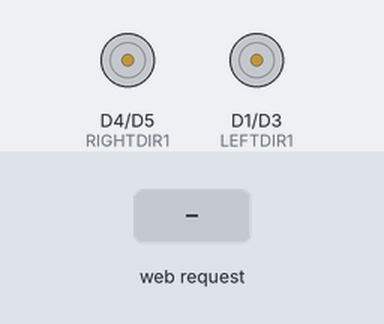
A sketch run on a simulated ESP8266 (NodeMCU). Parts: motor-driver pin pairs drawn as motors (green arrow = first pin HIGH = forward, orange = second pin HIGH = backward, longer = more drive, scaled by the enable pin). The test bench sets the inputs (shaded band). WiFi joins after 1.5 s; servers stay silent unless stated.

Above: at 2.7 s.
2.8 s: HTTP request GET /forward received
At 4.0 s:
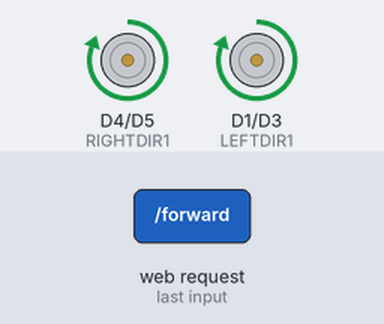
5.8 s: HTTP request GET /left received
At 5.88 s:
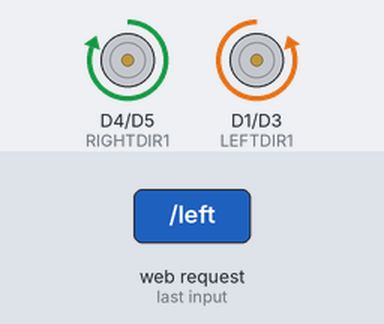
7.4 s: HTTP request GET /right received
At 7.48 s:
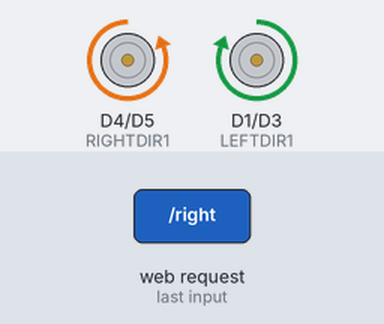
9.0 s: HTTP request GET /backward received
At 9.9 s:
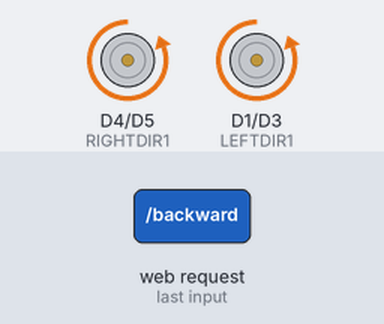
Timing chart, 0 to 12.5 s (numbered marks = the images above; inputs shaded):
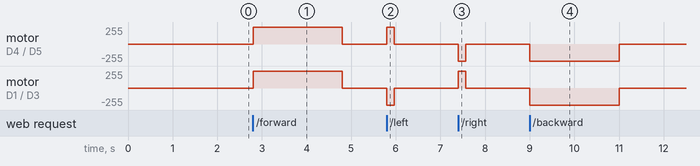

Measured:
- after the input at 2.8 s, motor on D4 (RIGHTDIR1) / D5 (RIGHTDIR2), motor on D1 (LEFTDIR1) / D3 (LEFTDIR2): stopped → forward 255/255 at once, → stopped 2.0 s later
- after the input at 5.8 s, motor on D4 (RIGHTDIR1) / D5 (RIGHTDIR2): stopped → forward 255/255 at once, → stopped 0.17 s later; motor on D1 (LEFTDIR1) / D3 (LEFTDIR2): stopped → backward 255/255 at once, → stopped 0.17 s later
- after the input at 7.4 s, motor on D4 (RIGHTDIR1) / D5 (RIGHTDIR2): stopped → backward 255/255 at once, → stopped 0.17 s later; motor on D1 (LEFTDIR1) / D3 (LEFTDIR2): stopped → forward 255/255 at once, → stopped 0.17 s later
- after the input at 9.0 s, motor on D4 (RIGHTDIR1) / D5 (RIGHTDIR2), motor on D1 (LEFTDIR1) / D3 (LEFTDIR2): stopped → backward 255/255 at once, → stopped 2.0 s later

The sketch:

esp226_car.ino
```cpp
#include<ESP8266WiFi.h>
#include<ESP8266WebServer.h>

ESP8266WebServer server;

char* ssid = "Redmi";              //enter the wifi network id
char* password = "vedant00";          // enter the wifi network password

//motor1
#define RIGHTPWM D6
#define RIGHTDIR1 D4
#define RIGHTDIR2 D5

//motor2
#define LEFTPWM D7
#define LEFTDIR1 D1
#define LEFTDIR2 D3

int dcmsp = 500 ;

void setup() {

  pinMode(RIGHTPWM, OUTPUT);
  pinMode( RIGHTDIR1, OUTPUT);
  pinMode(RIGHTDIR2, OUTPUT);
  pinMode(LEFTPWM, OUTPUT);
  pinMode(LEFTDIR1, OUTPUT);
  pinMode(LEFTDIR2, OUTPUT);
  WiFi.begin(ssid, password);
  Serial.begin(9600);
  while (WiFi.status() != WL_CONNECTED)
  {
    delay(500);
  }

  server.on("/forward", run_forward);
  server.on("/left", rotate_anticlockwise);
  server.on("/right", rotate_clockwise);
  server.on("/backward", run_Backward);
  server.begin();


}

void loop() {
  server.handleClient();
}

void run_forward() {
  digitalWrite(RIGHTDIR1, HIGH);
  digitalWrite(RIGHTDIR2, LOW);
  digitalWrite(LEFTDIR1, HIGH);
  digitalWrite(LEFTDIR2, LOW);

  analogWrite(RIGHTPWM, dcmsp );
  analogWrite(LEFTPWM, dcmsp );
  server.send(200, "text/plain", "forward");
  delay(2000);
  STOP();
}

void rotate_anticlockwise() {
  digitalWrite(RIGHTDIR1, HIGH);
  digitalWrite(RIGHTDIR2, LOW);
  digitalWrite(LEFTDIR1, LOW);
  digitalWrite(LEFTDIR2, HIGH);

  analogWrite(RIGHTPWM, dcmsp );
  analogWrite(LEFTPWM,  dcmsp  );
  server.send(200, "text/plain", "anti-clw");
  delay(166);
  STOP();
}


void rotate_clockwise() {
  digitalWrite(RIGHTDIR1, LOW);
  digitalWrite(RIGHTDIR2, HIGH);
  digitalWrite(LEFTDIR1, HIGH);
  digitalWrite(LEFTDIR2, LOW);

  analogWrite(RIGHTPWM, dcmsp  );
  analogWrite(LEFTPWM, dcmsp );
  server.send(200, "text/plain", "clw");
  delay(166);
  STOP();
}

void run_Backward() {
  digitalWrite(RIGHTDIR1, LOW);
  digitalWrite(RIGHTDIR2, HIGH);
  digitalWrite(LEFTDIR1, LOW);
  digitalWrite(LEFTDIR2, HIGH);

  analogWrite(RIGHTPWM, dcmsp  );
  analogWrite(LEFTPWM, dcmsp );
  server.send(200, "text/plain", "back");
  delay(2000);
  STOP();
}

void STOP(){
  digitalWrite(RIGHTDIR1, LOW);
  digitalWrite(RIGHTDIR2, HIGH);
  digitalWrite(LEFTDIR1, LOW);
  digitalWrite(LEFTDIR2, HIGH);

  analogWrite(RIGHTPWM, 0  );
  analogWrite(LEFTPWM, 0 );
  //server.send(200, "text/plain", "stop");
}
```
